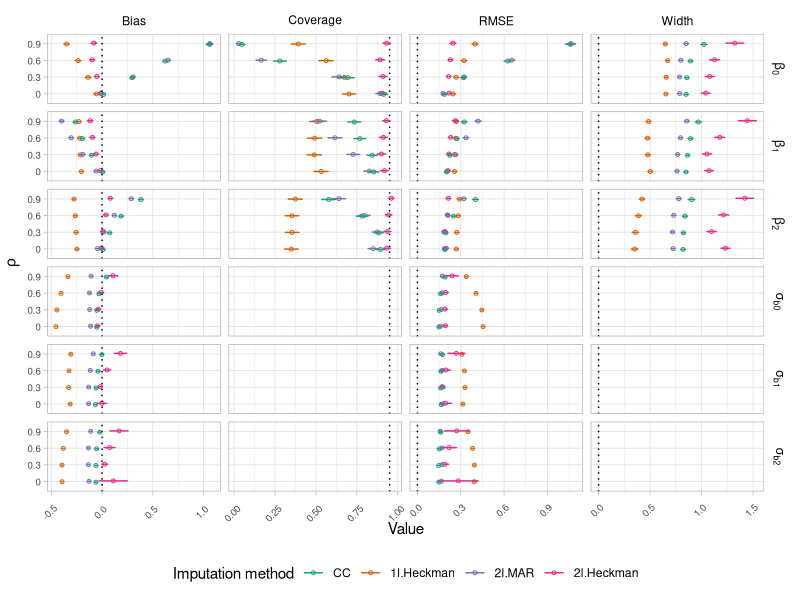
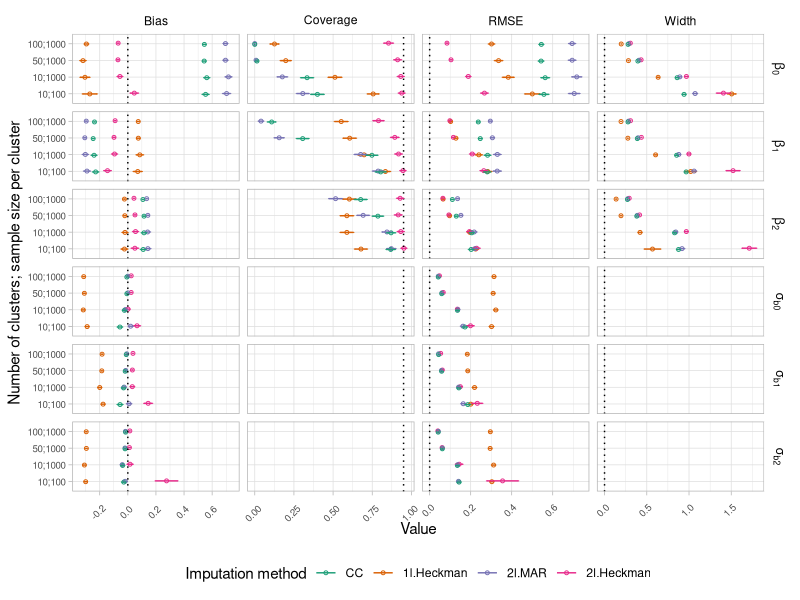
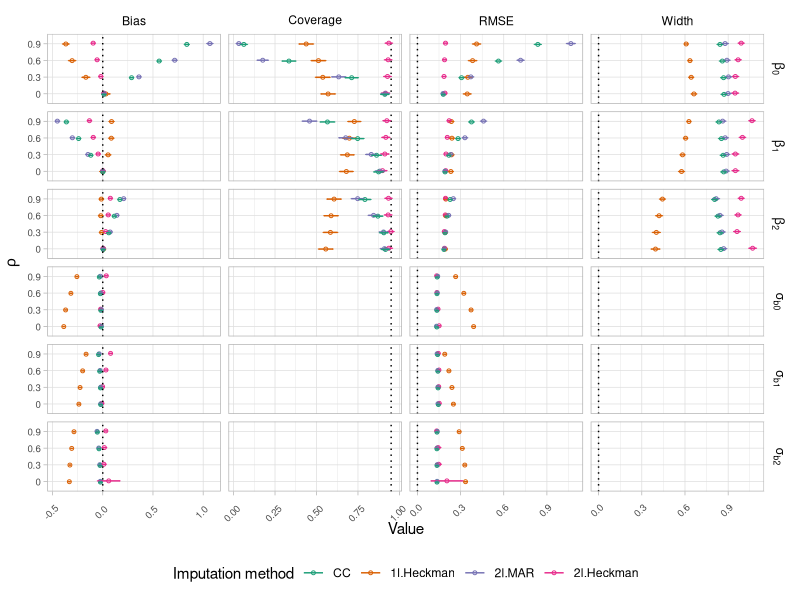
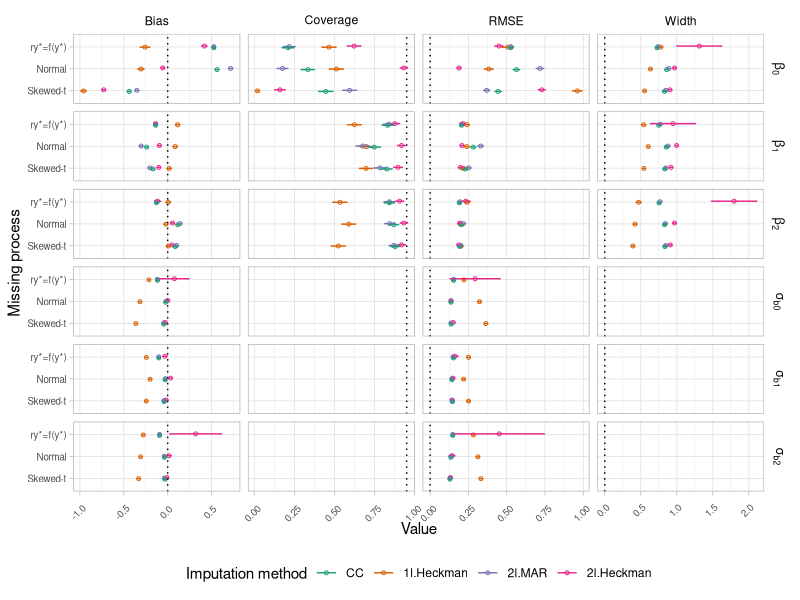

Source code (R) for these figures, in order:
library(here)
library(data.table)
library(ggplot2)

# Arrange dataset
data<-as.data.table(readxl::read_xlsx(here('2.Simulation','Sim_results.xlsx'),sheet="Sheet1"))
#data<-data[,grep("Scenario|Method|Variation|^Bias|^EmpSE|^RMSE|^CIW|^Cov|^SE", names(data)), with = FALSE]
#colnames(data)<-c("Scenario","Variation","Method", paste0("p_Coverage_",0:2), paste0("p_Bias_",0:6),paste0("p_RMSE_",0:6),paste0("p_Width_",0:2),paste0("p_EmpSE_",0:6),paste0("SE_Bias_",0:6),paste0("SE_EmpSE_",0:6),paste0("SE_RMSE_",0:6),paste0("SE_Width_",0:2), paste0("SE_Coverage_",0:2))
#data<- setDT(melt(data, measure.vars = c( paste0("p_Bias_",0:6), paste0("p_Coverage_",0:2), paste0("p_EmpSE_",0:6), paste0("p_RMSE_",0:6),paste0("p_Width_",0:2),paste0("SE_Bias_",0:6), paste0("SE_Coverage_",0:2),paste0("SE_EmpSE_",0:6),paste0("SE_RMSE_",0:6),paste0("SE_Width_",0:2)),variable.name = "Statistic", value.name = "Value"))
data<-data[Variation!="10;50",]
data<-data[,grep("Scenario|Method|Variation|^Bias|^RMSE|^CIW|^Cov|^SE_B|^SE_C|^SE_W|^SE_RM", names(data)), with = FALSE]
colnames(data)<-c("Scenario","Variation","Method", paste0("p_Coverage_",0:2), paste0("p_Bias_",0:6),
                  paste0("p_RMSE_",0:6),paste0("p_Width_",0:2),paste0("SE_Bias_",0:6),paste0("SE_RMSE_",0:6),paste0("SE_Width_",0:2), paste0("SE_Coverage_",0:2))
data<- setDT(melt(data, measure.vars = c( paste0("p_Bias_",0:6), paste0("p_Coverage_",0:2), paste0("p_RMSE_",0:6),paste0("p_Width_",0:2),
                                          paste0("SE_Bias_",0:6), paste0("SE_Coverage_",0:2),paste0("SE_RMSE_",0:6),paste0("SE_Width_",0:2)),variable.name = "Statistic", value.name = "Value"))



data[, c("Type","Statistic", "Parameter") := tstrsplit(Statistic, "_", fixed=TRUE)]
data<- setDT(dcast(data, Scenario+ Variation+ Method +  Parameter+Statistic~Type, value.var = "Value"))
param_val <- c("0"="beta_0", "1"="beta_1", "2"="beta_2", 
               "3"="sigma_b0", "4"="sigma_b1", "5"="sigma_b2","6"= "sigma_e")
data[,Method:=factor(Method, levels = c("CC","1l.Heckman","2l.MAR","2l.Heckman"))]

data[,Parameter := as.factor(param_val[data$Parameter])]
data[,Parameter := factor(Parameter, levels = c("beta_0","beta_1","beta_2","sigma_b0","sigma_b1","sigma_b2","sigma_e"),
                          ordered = TRUE, labels=c(expression(beta[0]),expression(beta[1]),expression(beta[2]),
                                                   expression(sigma[b*0]),expression(sigma[b*1]),expression(sigma[b*2]),
                                                   expression(sigma[e])))]


plotsim<-function(Scenariov,levelsvar,yaxis){
datagraph<-data[Scenario==Scenariov,]
datalines <- data.table(Parameter = c("beta_0","beta_1", "beta_2","sigma_b0", "sigma_b1","sigma_b2","sigma_e"),
                        Z = c(rep(0,7),rep(0.95,7),rep(0,7),rep(0,7)),
                        Statistic=c(rep("Bias",7),rep("Coverage",7),rep("RMSE",7),rep("Width",7)))
datalines[,Parameter := factor(Parameter, levels = c("beta_0","beta_1","beta_2","sigma_b0","sigma_b1","sigma_b2","sigma_e"),
                               ordered = TRUE, labels=c(expression(beta[0]),expression(beta[1]),expression(beta[2]),
                                                        expression(sigma[b*0]),expression(sigma[b*1]),expression(sigma[b*2]),
                                                        expression(sigma[e])))]
datagraph[, Variation:=as.factor(Variation)]
datagraph[, Variation:=factor(Variation,levels=levelsvar)]

pd = position_dodge(.1)
datalines1<-datalines[Parameter%in%c("beta[0]","beta[1]","beta[2]","sigma[b * 0]","sigma[b * 1]","sigma[b * 2]")]

plot<-ggplot(datagraph[Parameter%in%c("beta[0]","beta[1]","beta[2]","sigma[b * 0]","sigma[b * 1]","sigma[b * 2]")],
       aes(y= Variation, x     = p, color = Method)) +
  geom_point(shape = 1,size  = 1,position = pd) +
  geom_vline(data = datalines1, aes(xintercept = Z),linetype='dotted')+
  geom_errorbar(aes(xmin  = p - 1.96*SE, xmax  = p + 1.96*SE),
                width = 0.2,size  = 0.5,position = pd) +
  facet_grid(Parameter~Statistic, scales="free",labeller = label_parsed)+
  scale_color_brewer(palette="Dark2")+
  guides(color=guide_legend(title="Imputation method"))+
  theme_light()+  
  theme(strip.background =element_rect(fill="white"),legend.position="bottom")+
  theme(strip.text = element_text(colour = 'black'))+
  theme(axis.text.x = element_text(angle = 45, vjust = 0.15,size=7))+
  theme(axis.text.y = element_text(size=7))+
  xlab("Value")+ylab(yaxis)
return(plot)
}


plot_rho<-plotsim(Scenariov="Rho",levelsvar=c("0","0.3","0.6","0.9"),yaxis=expression(rho))
plot_bin<-plotsim(Scenariov="Bin",levelsvar=c("0","0.3","0.6","0.9"),yaxis=expression(rho))
plot_N<-plotsim(Scenariov="N",levelsvar=c("10;50","10;100","10;1000","50;1000","100;1000"),yaxis="Number of clusters; sample size per cluster")
plot_S<-plotsim(Scenariov="S",levelsvar=c("Skewed-t","Normal","ry*=f(y*)"),yaxis="Missing process")
